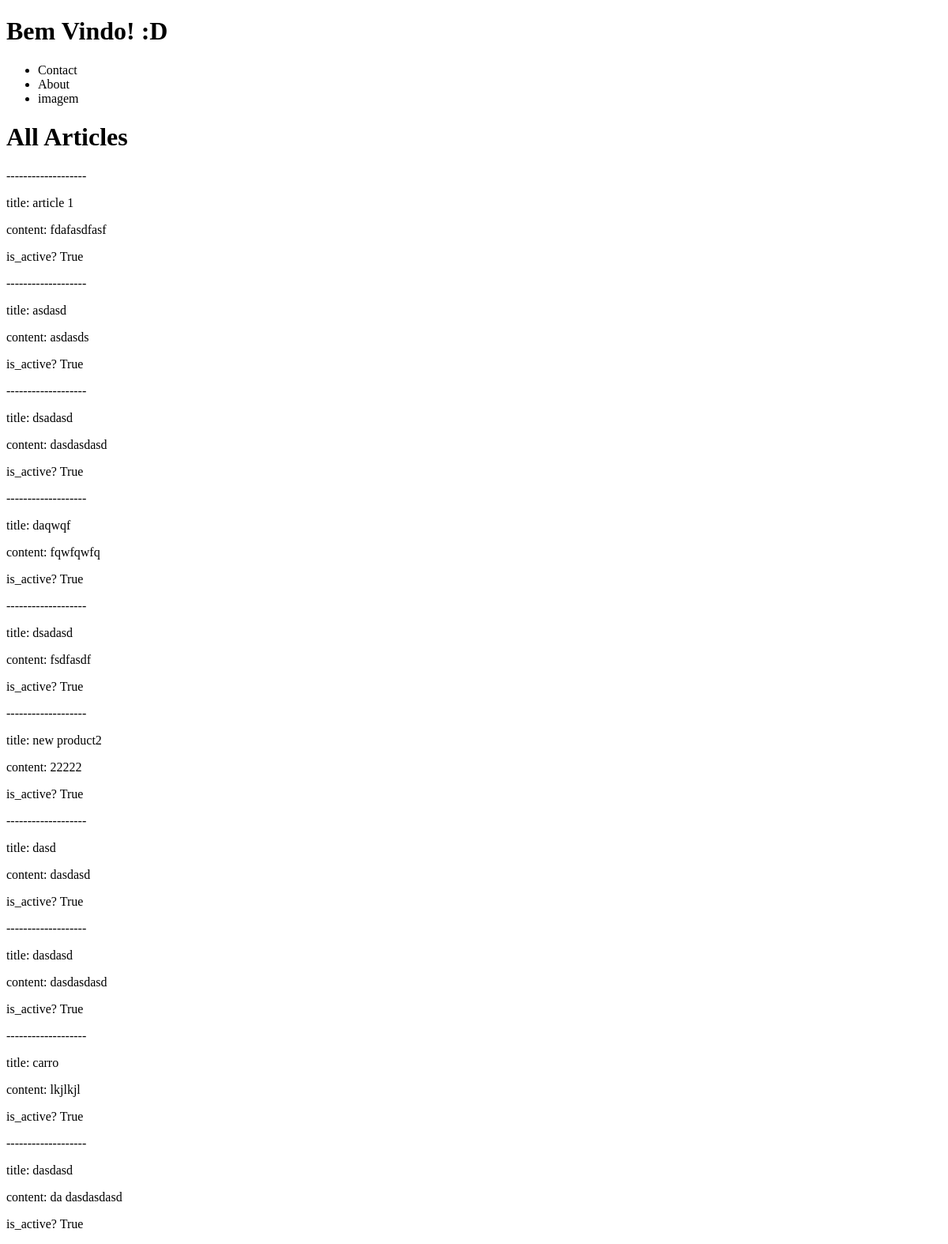
Page /blog/ on the earlier database version.
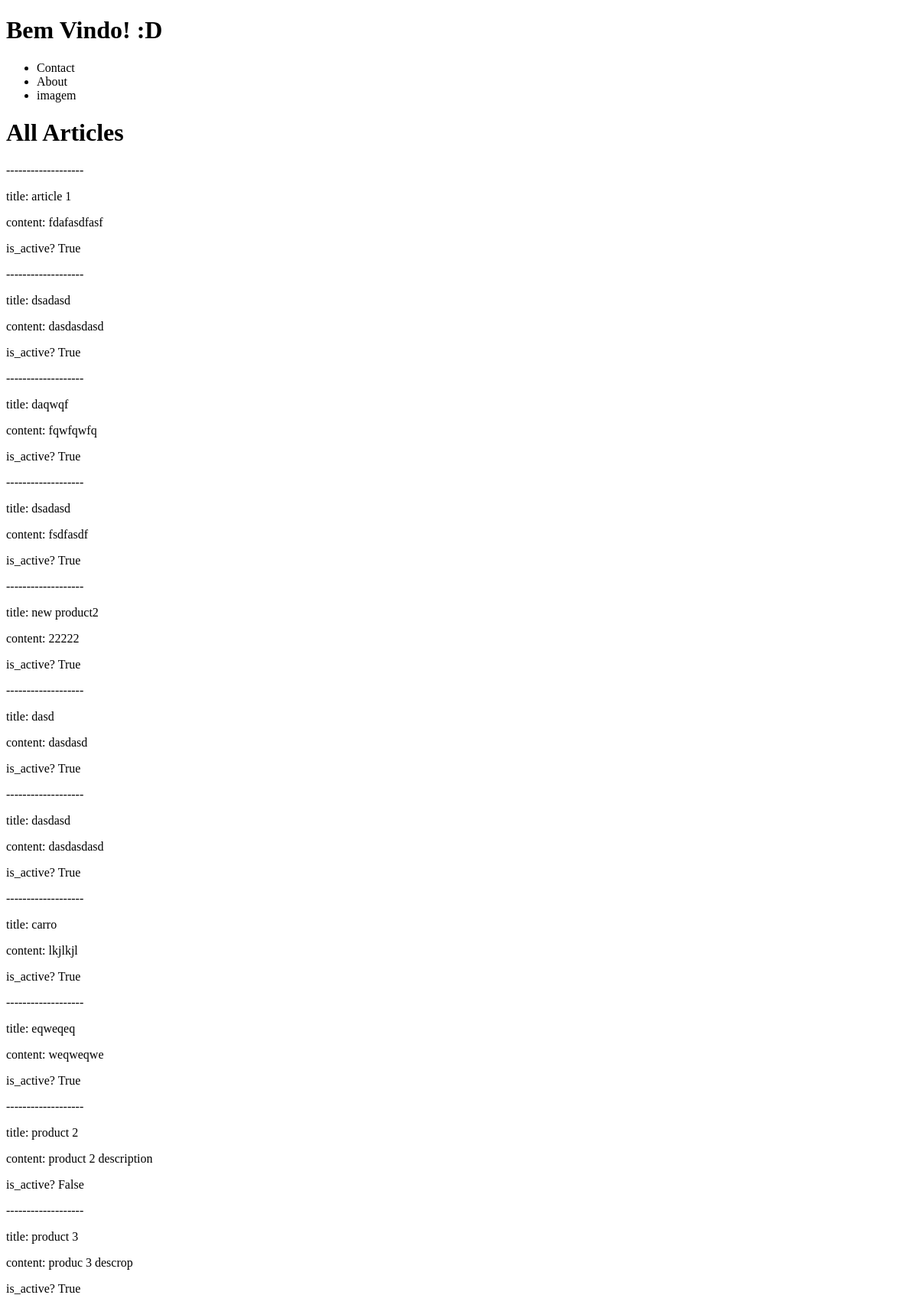
Same page on the later database version.
### blog/models.py (models this page shows, shortened)
class Article(models.Model):
    title = models.CharField(max_length=120)
    content = models.TextField()
    active = models.BooleanField(default=True)

### blog/views.py (the view)
# urls.py: path('', ArticleListView.as_view(), name='article-list'),
class ArticleListView(ListView):
    template_name = 'articles/article_list.html'
    queryset = Article.objects.all()
    context_object_name = 'articles'

### blog/templates/articles/article_list.html
{% extends 'base.html' %}
{% block content %}
<h1>All Articles</h1>
{% for instance in articles %}
<p>-------------------</p>
<p>title: {{ instance.title }}</p>
<p>content: {{ instance.content }}</p>
<p>is_active? {% if instance.active %} True {% else %} False {% endif %}</p>
{% endfor %}
{% endblock %}

### templates/base.html (shortened to what this page needs)
<!DOCTYPE html>
<html lang="en">
<head>
</head>
<body>
    <h1>Bem Vindo! :D</h1>
    {% include 'navBar.html' %}
    {% block content %}
    {% endblock %}
</body>
</html>

### templates/navBar.html
<nav>
    <ul>
        <li>Contact</li>
        <li>About</li>
        <li>imagem</li>
    </ul>
</nav>

Differences in the rows shown:
removed Article: title "asdasd", content "asdasds", active "True"
removed Article: title "dasdasd", content "da dasdasdasd", active "True"
added Article: title "eqweqeq", content "weqweqwe", active "True"
added Article: title "product 2", content "product 2 description", active "False"
added Article: title "product 3", content "produc 3 descrop", active "True"
